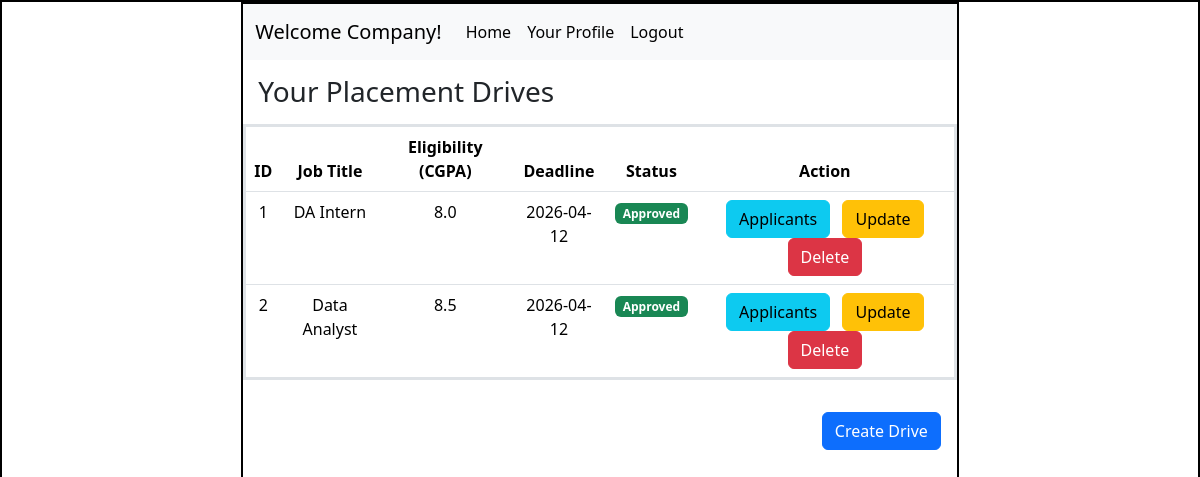
/company/dashboard (signed in), run on the app's committed database.
### application/models.py (models this page shows)
class PlacementDrive(db.Model):
    __tablename__ = "placement_drive"   # ✅ IMPORTANT
    id = db.Column(db.Integer(), primary_key=True)
    company_id = db.Column(db.Integer(), db.ForeignKey('company.id'))
    job_title = db.Column(db.String(), nullable=False)
    description = db.Column(db.String())
    eligibility = db.Column(db.String())
    deadline = db.Column(db.Date)
    status = db.Column(db.String(), default='pending')

### application/controllers.py (the view)
@app.route("/company/dashboard")
def company_dashboard():
    user_id = session.get("user_id")
    company = Company.query.filter_by(user_id=user_id).first()
    drives = PlacementDrive.query.filter_by(company_id=company.id).all()
    today = datetime.now().date()
    return render_template("company_dash.html", drives=drives, today=today)

### templates/company_dash.html (shortened to what this page needs)
<!DOCTYPE html>
<html lang="en">
<head>
    <link rel="stylesheet" href="/static/style.css">
    <link href="https://cdn.jsdelivr.net/npm/bootstrap@5.3.8/dist/css/bootstrap.min.css" rel="stylesheet">
</head>
<body>
    <div id="main">
        <div id="canvas">
            <nav class="navbar navbar-expand-lg bg-body-tertiary">
                <div class="container-fluid">
                    <a class="navbar-brand">Welcome Company!</a>
                    <div class="collapse navbar-collapse">
                        <ul class="navbar-nav me-auto">
                            <li class="nav-item">
                                <a class="nav-link active" href="/company/dashboard">Home</a>
                            </li>
                           <li class="nav-item">
                                <a class="nav-link active" href="/company/profile">Your Profile</a>
                            </li>
                            <li class="nav-item">
                                <a class="nav-link active" href="/logout">Logout</a>
                            </li>
                        </ul>
                    </div>
                </div>
            </nav>
            <div id="content">
                <h3 class="headings">Your Placement Drives</h3>
                <table class="table text-center border border-3">
                    <thead>
                        <tr>
                            <th>ID</th>
                            <th>Job Title</th>
                            <th>Eligibility (CGPA)</th>
                            <th>Deadline</th>
                            <th>Status</th>
                            <th>Action</th>
                        </tr>
                    </thead>
                    <tbody>
                        {% for drive in drives %}
                        <tr>
                            <td>{{ drive.id }}</td>
                            <td>{{ drive.job_title }}</td>
                            <td>{{ drive.eligibility }}</td>
                            <td>{{ drive.deadline }}</td>
                            <td>
                                {% if drive.deadline < today %}
                                    <span class="badge bg-secondary">Closed</span>
                                {% elif drive.status == "approved" %}
                                    <span class="badge bg-success">Approved</span>
                                {% elif drive.status == "rejected" %}
                                    <span class="badge bg-danger">Rejected</span>
                                {% else %}
                                    <span class="badge bg-warning">Pending</span>
                                {% endif %}
                            </td>
                            <td>
                                <a href="/drive/{{ drive.id }}/applicants" class="btn btn-info mx-1">
                                    Applicants
                                </a>
                                <a href="/drive/update/{{ drive.id }}" class="btn btn-warning mx-1">
                                    Update
                                </a>
                                <a href="/drive/delete/{{ drive.id }}" class="btn btn-danger mx-1">
                                    Delete
                                </a>
                            </td>
                        </tr>
                        {% endfor %}
                    </tbody>
                </table>
                <div class="text-end">
                    <a href="/drive/create" class="btn btn-primary mx-3 my-3">
                        Create Drive
                    </a>
                </div>
            </div>
        </div>
    </div>
</body>
</html>

### static/style.css (style rules this page uses)
* { margin:0px; }
#main, #canvas { border: 2px solid black; }
#canvas { width:60%; height:780px; margin:auto; }
.headings { margin: 10px; padding: 5px; margin-top: 10px; }

### data on the page
PlacementDrive: id "1", job_title "DA Intern", eligibility "8.0", deadline "2026-04-12", status "Approved"
PlacementDrive: id "2", job_title "Data Analyst", eligibility "8.5", deadline "2026-04-12", status "Approved"
